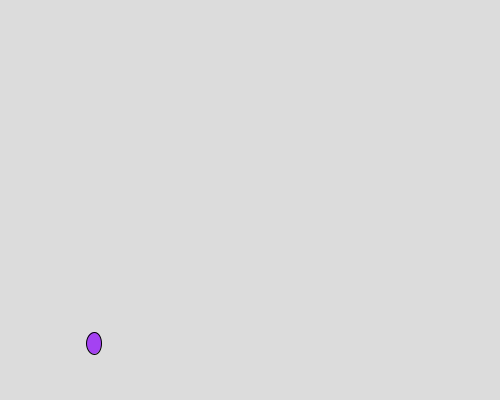
Frame 1 (no input)
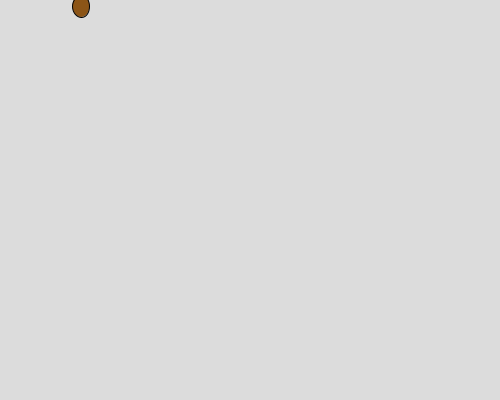
Frame 60 (the mouse pressed at the canvas centre just before this capture)
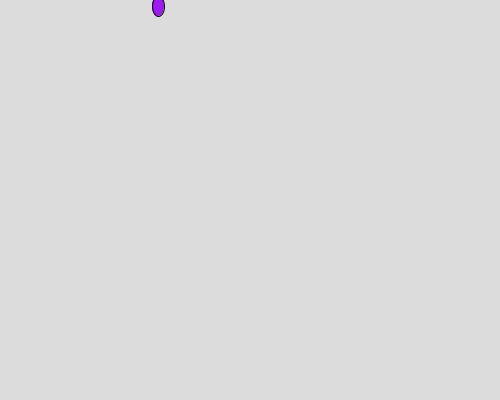
Frame 120 (the mouse held since frame 60 and released just before this capture)

The Processing sketch that drew these frames (run headless with seeded random() and noise(); from frame 60 on, the mouse is pressed at the canvas centre):

// Processing sketch: timer_example_2
// ── timer_example_2.pde
/*-----------------------------------------------------------------------------
 Name:        Timer Example 2
 Purpose:     To provide an example program about the basics of timers
 
 Author:      Mr. Brooks
 Created:     Jan 3, 2021
 Updated:     Jan 3, 2021
 -----------------------------------------------------------------------------*/

//Global Variables
int ellipseDrawDelay = 1000; //Draw time delay in miliseconds
int ellipseDrawTime = 0; //The time the ship was last drawn
int currentTime; //The current time of the program;

int ellipseX, ellipseY, ellipseWidth, ellipseHeight;  //Position and size of ellipse

void setup() {
  size(500, 400);
}


void draw() {
  //Get the current time
  currentTime = millis();  
  background(220);

  //Check to see if the time has elapsed
  if (ellipseDrawTime < currentTime) {
    //Set the fill to a new color
    fill(random(255), random(255), random(255));

    //Generate a new position for the ellipse
    ellipseX = int(random(400));
    ellipseY = int(random(400));

    //Generate a new size for the ellipse
    ellipseWidth = int(random(50));
    ellipseHeight = int(random(50));

    //Set new time to check for
    ellipseDrawTime = currentTime + ellipseDrawDelay;
  }

  //Draw the ellipse
  ellipse(ellipseX, ellipseY, ellipseWidth, ellipseHeight);
}
